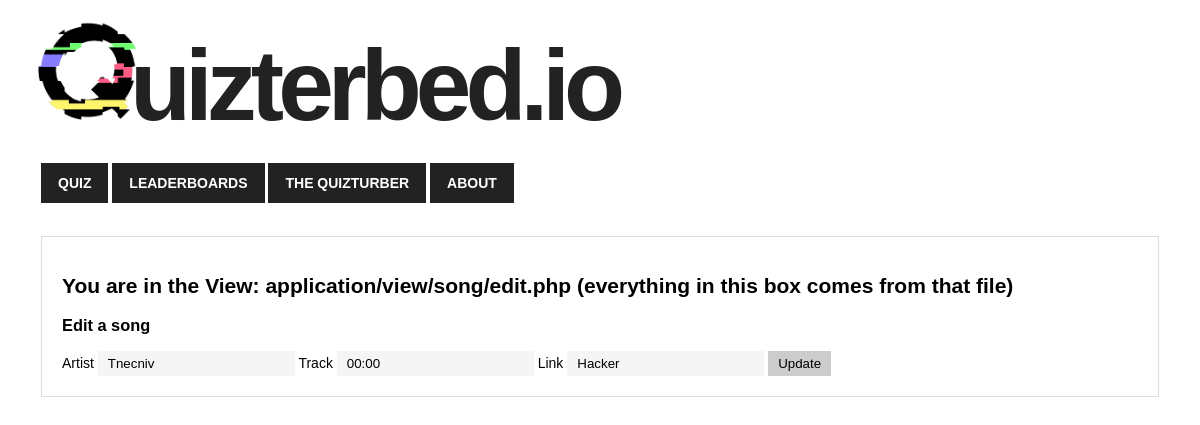
/songs/editsong/33, run on the app's committed database.
### tables this page shows
CREATE TABLE IF NOT EXISTS `song` (
  `id` int(11) NOT NULL AUTO_INCREMENT,
  `artist` text NOT NULL,
  `track` text NOT NULL,
  `link` text,
  PRIMARY KEY (`id`),
  UNIQUE KEY `id` (`id`)
);

### public/index.php (called while the page is built, shortened)
<?php
require APP . 'core/controller.php';
$app = new Application();

### application/core/controller.php (called while the page is built, shortened)
<?php
class Controller
{
    public $db = null;
    private function openDatabaseConnection()
    {
        $options = array(PDO::ATTR_DEFAULT_FETCH_MODE => PDO::FETCH_OBJ, PDO::ATTR_ERRMODE => PDO::ERRMODE_WARNING);
        $this->db = new PDO(DB_TYPE . ':host=' . DB_HOST . ';dbname=' . DB_NAME . ';charset=' . DB_CHARSET, DB_USER, DB_PASS, $options);
    }
    public function loadModel()
    {
        require APP . 'model/model.php';
        $this->model = new Model($this->db);
    }
}

### application/model/model.php (called while the page is built, shortened)
<?php
class Model
{
    function __construct($db)
    {
        try {
            $this->db = $db;
        } catch (PDOException $e) {
            exit('Database connection could not be established.');
        }
    }
    public function getSong($song_id)
    {
        $sql = "SELECT id, artist, track, link FROM song WHERE id = :song_id LIMIT 1";
        $query = $this->db->prepare($sql);
        $parameters = array(':song_id' => $song_id);
        $query->execute($parameters);
        return $query->fetch();
    }
}

### application/view/songs/edit.php (the view, shortened to what this page needs)
<div class="container">
    <h2>You are in the View: application/view/song/edit.php (everything in this box comes from that file)</h2>
    <div>
        <h3>Edit a song</h3>
        <form action="<?php echo URL; ?>songs/updatesong" method="POST">
            <label>Artist</label>
            <input autofocus type="text" name="artist" value="<?php echo htmlspecialchars($song->artist, ENT_QUOTES, 'UTF-8'); ?>" required />
            <label>Track</label>
            <input type="text" name="track" value="<?php echo htmlspecialchars($song->track, ENT_QUOTES, 'UTF-8'); ?>" required />
            <label>Link</label>
            <input type="text" name="link" value="<?php echo htmlspecialchars($song->link, ENT_QUOTES, 'UTF-8'); ?>" />
            <input type="submit" name="submit_update_song" value="Update" />
        </form>
    </div>
</div>

### public/css/style.css (style rules this page uses)
body { font-family: Arial; font-size: 14px; }
.container { border: 1px solid #ddd; padding: 20px; margin: 33px; }
.container input { background-color: #f5f5f5; border: 0; padding: 5px 10px; }
.container input[type="submit"] { background-color: #ccc; cursor: pointer; }

### data on the page
song: artist "Tnecniv", track "00:00", link "Hacker"
